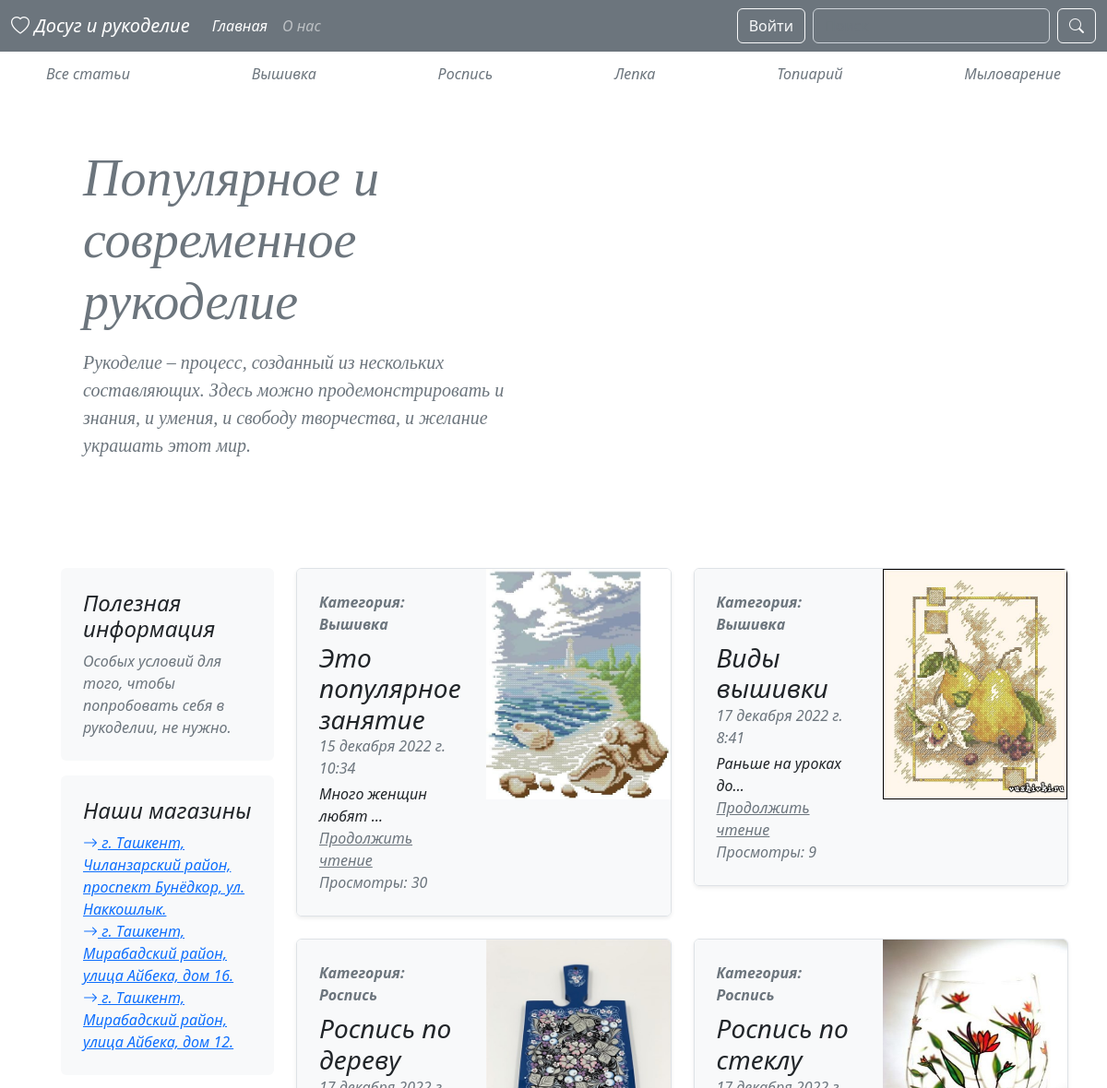
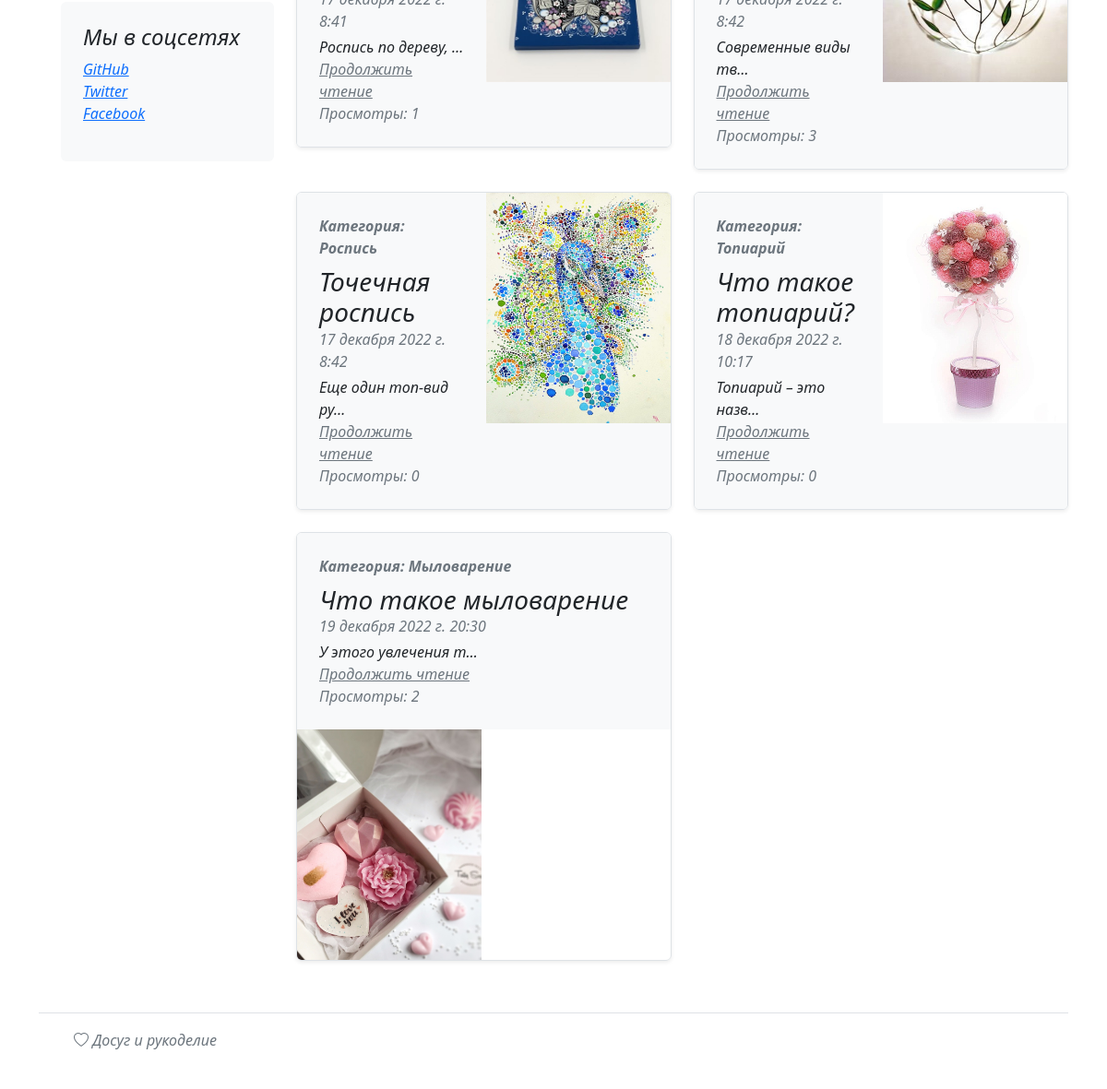
The page / on the database its author committed (2 pictures, top to bottom).
### blog/models.py (models this page shows, shortened)
class Category(models.Model):
    title = models.CharField(max_length=255, verbose_name='Название категории')
    def __str__(self):
        return self.title
    class Meta:
        verbose_name = 'Категория'
        verbose_name_plural = 'Категории'

class Article(models.Model):
    title = models.CharField(max_length=255, verbose_name='Название статьи')
    content = models.TextField(verbose_name='Описание статьи')
    photo = models.ImageField(upload_to='photos/', blank=True, null=True, verbose_name='Изображение')
    created_at = models.DateTimeField(auto_now_add=True, verbose_name='Дата создания')
    updated_at = models.DateTimeField(auto_now=True, verbose_name='Дата обновления')
    views = models.IntegerField(default=0, verbose_name='Просмотры')
    category = models.ForeignKey(Category, on_delete=models.CASCADE, verbose_name='Категория')
    author = models.ForeignKey(User, on_delete=models.CASCADE, verbose_name='Автор', null=True, blank=True)
    class Meta:
        verbose_name = 'Статья'
        verbose_name_plural = 'Статьи'

### blog/views.py (the view)
# urls.py: path('', ArticleListView.as_view(), name='index'),
class ArticleListView(ListView):
    model = Article
    template_name = 'blog/index.html'
    context_object_name = 'articles'
    extra_context = {
        'title': 'Главная страница'
    }

### blog/forms.py
class LoginForm(AuthenticationForm):
    username = forms.CharField(max_length=50, widget=forms.TextInput(attrs={
        'class': 'form-control fst-italic',
        'placeholder': 'Имя пользователя'
    }))
    password = forms.CharField(widget=forms.PasswordInput(attrs={
        'class': 'form-control fst-italic',
        'placeholder': 'Пароль'
    }))

class RegistrationForm(UserCreationForm):
    password1 = forms.CharField(widget=forms.PasswordInput(attrs={
        'class': 'form-control fst-italic',
        'placeholder': 'Пароль'
    }))
    password2 = forms.CharField(widget=forms.PasswordInput(attrs={
        'class': 'form-control fst-italic',
        'placeholder': 'Подтвердите пароль'
    }))
    username = forms.CharField(widget=forms.TextInput(attrs={
        'class': 'form-control fst-italic',
        'placeholder': 'Имя пользователя'
    }))
    first_name = forms.CharField(widget=forms.TextInput(attrs={
        'class': 'form-control fst-italic',
        'placeholder': 'Ваше имя'
    }))
    last_name = forms.CharField(widget=forms.TextInput(attrs={
        'class': 'form-control fst-italic',
        'placeholder': 'Ваша фамилия'
    }))
    email = forms.EmailField(widget=forms.EmailInput(attrs={
        'class': 'form-control fst-italic',
        'placeholder': 'Ваша почта'
    }))
    class Meta:
        model = User
        fields = ('username',
                  'first_name',
                  'last_name',
                  'email',
                  'password1',
                  'password2')

### blog/context_processors.py (called while the page is built)
def add_my_forms(request):
    return {
        'login_form': LoginForm(),
        'register_form': RegistrationForm(),
        'edit_account': EditAccountForm(instance=request.user if request.user.is_authenticated else None),
        'edit_profile': EditProfileForm()
    }

### blog/templatetags/blog_tags.py (called while the page is built)
@register.simple_tag()
def get_categories():
    return Category.objects.all()

### blog/templates/blog/index.html (shortened to what this page needs)
{% extends 'base.html' %}
{% block main %}
{% include 'blog/components/_categories.html' %}
<div class="p-4 p-md-5 mb-4 text-secondary rounded"
     style="font-family:poppins; font-size:20px; font-style:bold; color:#E9967A;">
    <div class="col-md-6 px-0">
        <h1 class="display-4 fst-italic">Популярное и современное рукоделие</h1>
        <p class="lead my-3 fst-italic">Рукоделие – процесс, созданный из нескольких составляющих. Здесь можно
            продемонстрировать и знания, и умения, и свободу творчества, и желание украшать этот мир.</p>
        <p class="lead mb-0"><a href="{% url 'main_article' %}" class="text-white fw-bold fst-italic">Продолжить
            чтение...</a></p>
    </div>
</div>
<div class="d-flex justify-content-between">
    <div class="col-3-md-6 px-4">
        <div class="col">
            <div class="position-sticky" style="top: 2rem;">
                <div class="p-4 mb-3 bg-light rounded">
                    <h4 class="fst-italic">Полезная информация</h4>
                    <p class="mb-0 fst-italic text-secondary">Особых условий для того, чтобы попробовать себя в
                        рукоделии, не нужно.</p>
                </div>
                <div class="p-4 bg-light rounded">
                    <h4 class="fst-italic">Наши магазины</h4>
                    <ol class="list-unstyled mb-0">
                        <li class="fst-italic text-secondary"><a href="https://www.google.ru/maps/place/PROWEB/@41.2650498,69.2001372,17z/data=!3m1!4b1!4m5!3m4!1s0x38ae8a1b0c46af65:0x82d1d0a1630a1413!8m2!3d41.2650513!4d69.2001327" class=""><i class="bi bi-arrow-right"></i> г. Ташкент, Чиланзарский район, проспект Бунёдкор, ул.
                            Наккошлык.
                        </a></li>
                        <li class="fst-italic text-secondary"><a href="https://yandex.uz/maps/org/165821824874/?ll=69.274631%2C41.297004&mode=search&sctx=ZAAAAAgBEAAaKAoSCeqw4zuIUVFAETeD6N79pURAEhIJXUvkRt93ez8R4sb6AV2SZz8oCjgAQKGfBkgBagJ1ep0BzcxMPaABAKgBAL0BbSEN7cIBBoa19u3IAeoBAPIBAPgBAIICBnByb3dlYooCAA%3D%3D&sll=69.274631%2C41.297004&sspn=0.004677%2C0.002007&text=proweb&utm_source=main_stripe_big&z=18" class=""><i class="bi bi-arrow-right"></i> г. Ташкент, Мирабадский район, улица Айбека, дом 16.
                        </a></li>
                        <li class="fst-italic text-secondary"><a href="https://yandex.ru/map-widget/v1/?um=constructor%3A92653d7c6da596486242ee12f0d803023490a888419335284db943780b10f61a&source=constructor" class=""><i class="bi bi-arrow-right"></i> г. Ташкент, Мирабадский район, улица Айбека, дом 12.
                        </a></li>
                    </ol>
                </div>
                <div class="p-4 bg-light rounded my-3">
                    <h4 class="fst-italic">Мы в соцсетях</h4>
                    <ol class="list-unstyled">
                        <li class="fst-italic text-secondary"><a href="https://krot.info/uploads/posts/2022-03/1646140733_5-krot-info-p-kot-mem-smeshnie-foto-5.jpg">GitHub</a></li>
                        <li class="fst-italic text-secondary"><a href="https://www.murcat.ru/mem/db/admin/foto/1605805833.jpg">Twitter</a></li>
                        <li class="fst-italic text-secondary"><a href="https://cs4.pikabu.ru/images/big_size_comm/2014-07_4/14056154998418.jpg">Facebook</a></li>
                    </ol>
                </div>
            </div>
        </div>
    </div>
    <div class="col-9">
        {% include 'blog/components/_card.html' %}
    </div>
</div>
{% endblock main %}

### blog/templates/blog/components/_categories.html
{% load blog_tags %}
<div class="nav-scroller py-1 mb-2">
    <nav class="nav d-flex justify-content-between">
        <a class="p-2 text-secondary navbar-brand" href="{% url 'index' %}"><em>Все статьи</em></a>
        {% get_categories as categories %}
        {% for category in categories %}
        <a class="p-2 text-secondary navbar-brand" href="{% url 'category' category.pk %}"><em>{{ category }}</em></a>
        {% endfor %}
    </nav>
</div>

### blog/templates/blog/components/_card.html
<div class="row mb-2">
    {% for article in articles %}
    <div class="col-md-6">
        <div class="row g-0 border rounded overflow-hidden flex-md-row mb-4 shadow-sm h-md-250 position-relative">
            <div class="col p-4 d-flex flex-column position-static bg-light">
                <strong class="d-inline-block mb-2 text-secondary fst-italic">Категория: {{ article.category }}</strong>
                <h3 class="mb-0 fst-italic">{{ article.title }}</h3>
                <div class="mb-1 text-muted fst-italic">{{ article.created_at }}</div>
                <p class="card-text mb-auto fst-italic">{{ article.content|truncatechars:20 }}</p>
                <a href="{% url 'article' article.pk %}" class="stretched-link text-secondary fst-italic">Продолжить чтение</a>
                <p class="card-text mb-auto text-secondary fst-italic">Просмотры: {{ article.views }}</p>
            </div>
            <div class="col-auto d-none d-lg-block bg-light">
                {% if article.photo %}
                <img class="bd-placeholder-img" width="200" height="250"
                     src="{{ article.photo.url }}">
                {% else %}
                <img class="bd-placeholder-img" width="100%" height="100%"
                     src="https://i.pinimg.com/originals/f8/00/7c/f8007c28991b10adafa9a8003e28cb3d.png">
                {% endif %}
            </div>
        </div>
    </div>
    {% endfor %}
</div>

### rows shown on the page
Category: title "Вышивка"
Category: title "Роспись"
Category: title "Лепка"
Category: title "Топиарий"
Category: title "Мыловарение"
Article: category "Вышивка", title "Это популярное занятие", created_at "15 декабря 2022 г. 10:34", content "Много женщин любят …", views "30", photo (picture)
Article: category "Вышивка", title "Виды вышивки", created_at "17 декабря 2022 г. 8:41", content "Раньше на уроках до…", views "9", photo (picture)
Article: category "Роспись", title "Роспись по дереву", created_at "17 декабря 2022 г. 8:41", content "Роспись по дереву, …", views "1", photo (picture)
Article: category "Роспись", title "Роспись по стеклу", created_at "17 декабря 2022 г. 8:42", content "Современные виды тв…", views "3", photo (picture)
Article: category "Роспись", title "Точечная роспись", created_at "17 декабря 2022 г. 8:42", content "Еще один топ-вид ру…", views "0", photo (picture)
Article: category "Топиарий", title "Что такое топиарий?", created_at "18 декабря 2022 г. 10:17", content "Топиарий – это назв…", views "0", photo (picture)
Article: category "Мыловарение", title "Что такое мыловарение", created_at "19 декабря 2022 г. 20:30", content "У этого увлечения т…", views "2", photo (picture)
